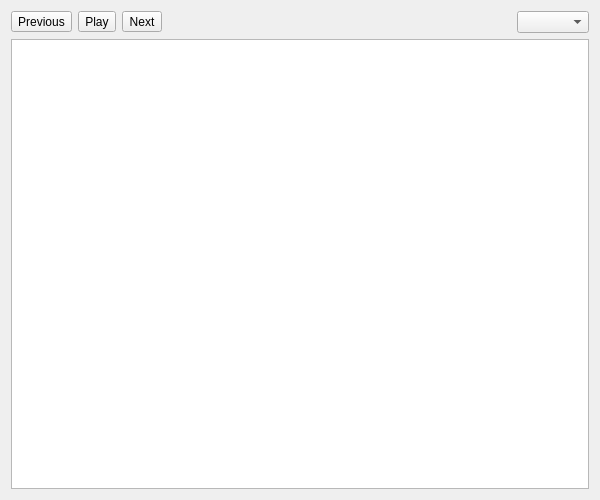
<?xml version="1.0" encoding="UTF-8"?>
<ui version="4.0">
 <class>UnTech::GuiQt::Resources::AnimationFramesInputWidget</class>
 <widget class="QWidget" name="UnTech::GuiQt::Resources::AnimationFramesInputWidget">
  <property name="geometry">
   <rect>
    <x>0</x>
    <y>0</y>
    <width>600</width>
    <height>500</height>
   </rect>
  </property>
  <layout class="QVBoxLayout" name="verticalLayout">
   <item>
    <layout class="QHBoxLayout" name="headerLayout">
     <item>
      <widget class="QToolButton" name="previousButton">
       <property name="toolTip">
        <string>Previous Frame</string>
       </property>
       <property name="text">
        <string>Previous</string>
       </property>
       <property name="icon">
        <iconset resource="../../../../resources/resources.qrc">
         <normaloff>:/icons/previous.svg</normaloff>:/icons/previous.svg</iconset>
       </property>
      </widget>
     </item>
     <item>
      <widget class="QToolButton" name="playButton">
       <property name="toolTip">
        <string>Play Animation</string>
       </property>
       <property name="text">
        <string>Play</string>
       </property>
       <property name="icon">
        <iconset resource="../../../../resources/resources.qrc">
         <normaloff>:/icons/animation-play.svg</normaloff>:/icons/animation-play.svg</iconset>
       </property>
       <property name="checkable">
        <bool>true</bool>
       </property>
      </widget>
     </item>
     <item>
      <widget class="QToolButton" name="nextButton">
       <property name="toolTip">
        <string>Next Frame</string>
       </property>
       <property name="text">
        <string>Next</string>
       </property>
       <property name="icon">
        <iconset resource="../../../../resources/resources.qrc">
         <normaloff>:/icons/next.svg</normaloff>:/icons/next.svg</iconset>
       </property>
      </widget>
     </item>
     <item>
      <widget class="QLabel" name="animationFrameLabel">
       <property name="text">
        <string/>
       </property>
       <property name="textFormat">
        <enum>Qt::PlainText</enum>
       </property>
      </widget>
     </item>
     <item>
      <spacer name="horizontalSpacer">
       <property name="orientation">
        <enum>Qt::Horizontal</enum>
       </property>
       <property name="sizeHint" stdset="0">
        <size>
         <width>0</width>
         <height>0</height>
        </size>
       </property>
      </spacer>
     </item>
     <item>
      <widget class="QComboBox" name="region"/>
     </item>
    </layout>
   </item>
   <item>
    <widget class="ZoomableGraphicsView" name="graphicsView"/>
   </item>
  </layout>
 </widget>
 <customwidgets>
  <customwidget>
   <class>ZoomableGraphicsView</class>
   <extends>QGraphicsView</extends>
   <header>gui-qt/common/graphics/zoomablegraphicsview.h</header>
  </customwidget>
 </customwidgets>
 <resources>
  <include location="../../../../resources/resources.qrc"/>
 </resources>
 <connections/>
</ui>
